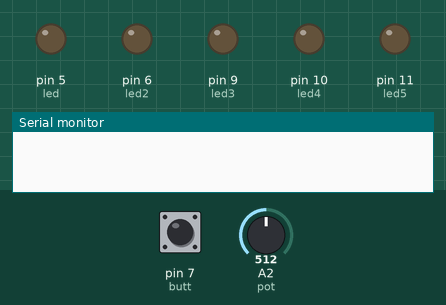
A sketch run on a simulated Arduino Uno, built with avr-gcc and run on an emulated ATmega328P. On the bench: output pins drawn as LEDs (lit = HIGH), the last lines printed to the serial monitor. Inputs (shaded band) come from the test bench; at power-on: pin 7 (butt) HIGH, A2 (pot) = 512. Random numbers use the default seed unless the sketch sets one.

Above: at 1.2 s.
1.3 s: pin 7 (butt) pulled LOW for 1 s
At 2.45 s:
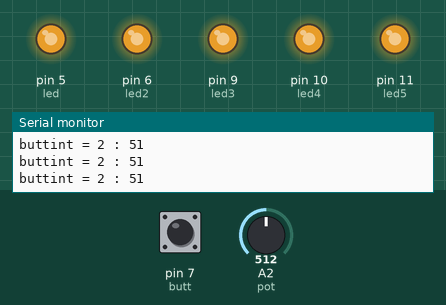
4.5 s: A2 (pot) set to 306
At 4.83 s:
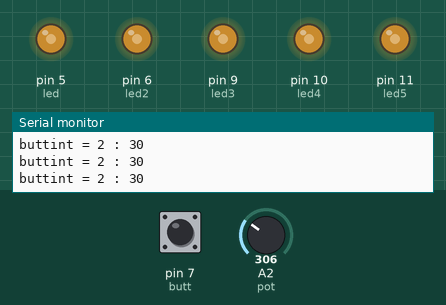
7.5 s: pin 7 (butt) pulled LOW for 0.15 s
At 9.25 s:
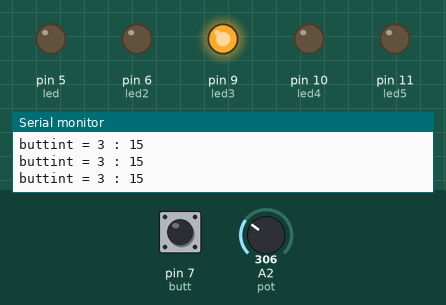
10.5 s: A2 (pot) set to 0
13.5 s: A2 (pot) set to 28
16.5 s: A2 (pot) set to 34
At 19.2 s:
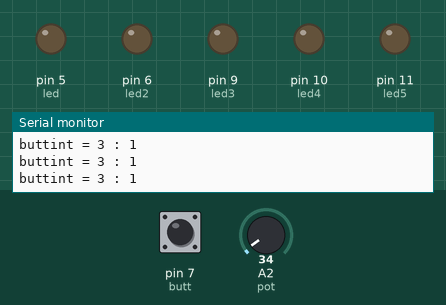
Timing chart, 0 to 20.5 s (numbered marks = the images above; inputs shaded):
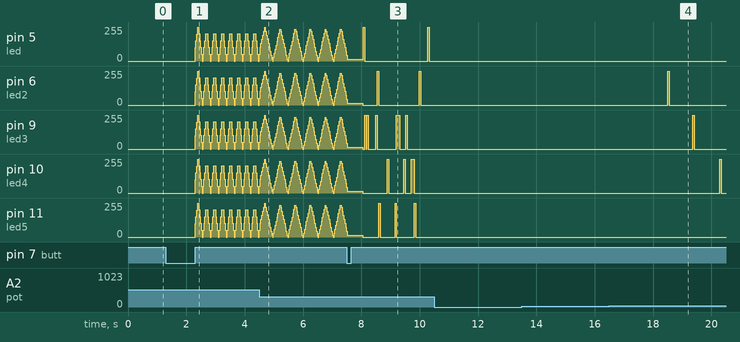

The sketch:

ElNino.ino
```cpp
int led = 5;           // LED pinouts
int led2 = 6;
int led3 = 9;
int led4 = 10;
int led5 = 11;
int butt = 7;          // button pin in
int pot = 2;           // potentiometer analog in
int brightness = 100;  // how bright the LED is
int fadeAmount = 0;    // how many points to fade the LED by
int buttint = 0;       // button variable. Selects which lighting program to run in.
int randnumb = 0;      // random number for the burst light program.
int potter = 0;        // analogRead(pot) / 50 . Scales the input for a reasonable range of random blinks.
int invert = 0;        // Inversion variable for the fade program. Switches from "brightness + fadeAmount" to "brightness - fadeAmount"

// the setup routine runs once when you press reset:
void setup() {
  // declare pin 9 to be an output:
  pinMode(led, OUTPUT);
  pinMode(led2, OUTPUT);
  pinMode(led3, OUTPUT);
  pinMode(led4, OUTPUT);
  pinMode(led5, OUTPUT);
  pinMode(butt, INPUT_PULLUP); //sets button input with an internal pullup resistor. Sets default state to HIGH, button press == LOW.
  randomSeed(analogRead(0));   // seed number for the random number generator. Uses the white noise from analog input pin 0.

  Serial.begin(9600);
  while (! Serial);

}

void loop() {
  // the loop routine runs over and over again forever:
  if (buttint == 0 ) {
    analogWrite(led, 0); // turns off the LEDs
    analogWrite(led2, 0);
    analogWrite(led3, 0);
    analogWrite(led4, 0);
    analogWrite(led5, 0);
  }

  while (digitalRead(butt) == LOW ) {
    if (buttint < 2)
    {
      buttint = buttint + 1;   // iterates buttint, to move to the next lighting program.
    }
    delay(500); // prevents the button from registering more than one button press.
  }

     //    BRIGHTNESS LOOP

    while (buttint == 1){
      analogWrite(led, brightness); // analogWrite sets the pins to use PWM to control LED brightness. Values can range from 0 - 255.
      analogWrite(led2, brightness);
      analogWrite(led3, brightness);
      analogWrite(led4, brightness);
      analogWrite(led5, brightness);
      brightness = analogRead(pot) / 4;
      Serial.println("buttint = 1");
      while (digitalRead(butt) == LOW) {
        buttint = 2;
        delay(500);
      }
    }

   // FADE LOOP

   while (buttint == 2) {
    // set the brightness of LEDs:
    analogWrite(led, brightness);
    analogWrite(led2, brightness);
    analogWrite(led3, brightness);
    analogWrite(led4, brightness);
    analogWrite(led5, brightness);
    fadeAmount = analogRead(pot) / 10;
    Serial.print("buttint = 2 : ");
    Serial.println(analogRead(pot) / 10);

      while (digitalRead(butt) == LOW) {
          buttint = 3;
          delay(500);
        }

      if (invert == 0){ // increases brightness
        brightness = brightness + fadeAmount;
        if (brightness >= 255){
          brightness = 255; // prevents brightness from being set to a value > 255
          invert = 1;
        }
      }
      if (invert == 1){ // decreases brightness
        brightness = brightness - fadeAmount;
        if (brightness <= 0){
          brightness = 0;
          invert = 0;
        }
      }

    // Sets the delay time between each individual fade
    delay(30);
    }

    // RANDOM BURST LOOP

    while (buttint == 3){
      randnumb = random(0,10000);
      potter = analogRead(pot);
      digitalWrite(led, LOW) ;
      digitalWrite(led2, LOW);
      digitalWrite(led3, LOW);
      digitalWrite(led4, LOW);
      digitalWrite(led5, LOW);

      if (digitalRead(butt) == LOW){
        buttint = 0;
        delay(500);
      }

      if (0 < randnumb && randnumb < (1 + potter)){ // if randnumb falls between the two noted values, the LED will fire.
        digitalWrite(led, HIGH);
        delay(50);
      }

      if (2000 < randnumb && randnumb < (2001 + potter)){
        digitalWrite(led2, HIGH);
        delay(50);
      }

      if (4000 < randnumb && randnumb < (4001 + potter)){
        digitalWrite(led3, HIGH);
        delay(50);
      }

      if (6000 < randnumb && randnumb < (6001 + potter)){
        digitalWrite(led4, HIGH);
        delay(50);
      }

      if (8000 < randnumb && randnumb < (8001 + potter)){
        digitalWrite(led5, HIGH);
        delay(50);
      }

      Serial.print("buttint = 3 : ");
      Serial.println(analogRead(pot) / 20);
    }

}
```

Measured:
- after the input at 16.5 s, pin 6 (led2): 0/255 → 255/255 after 2.0 s, → 0/255 0.05 s later
